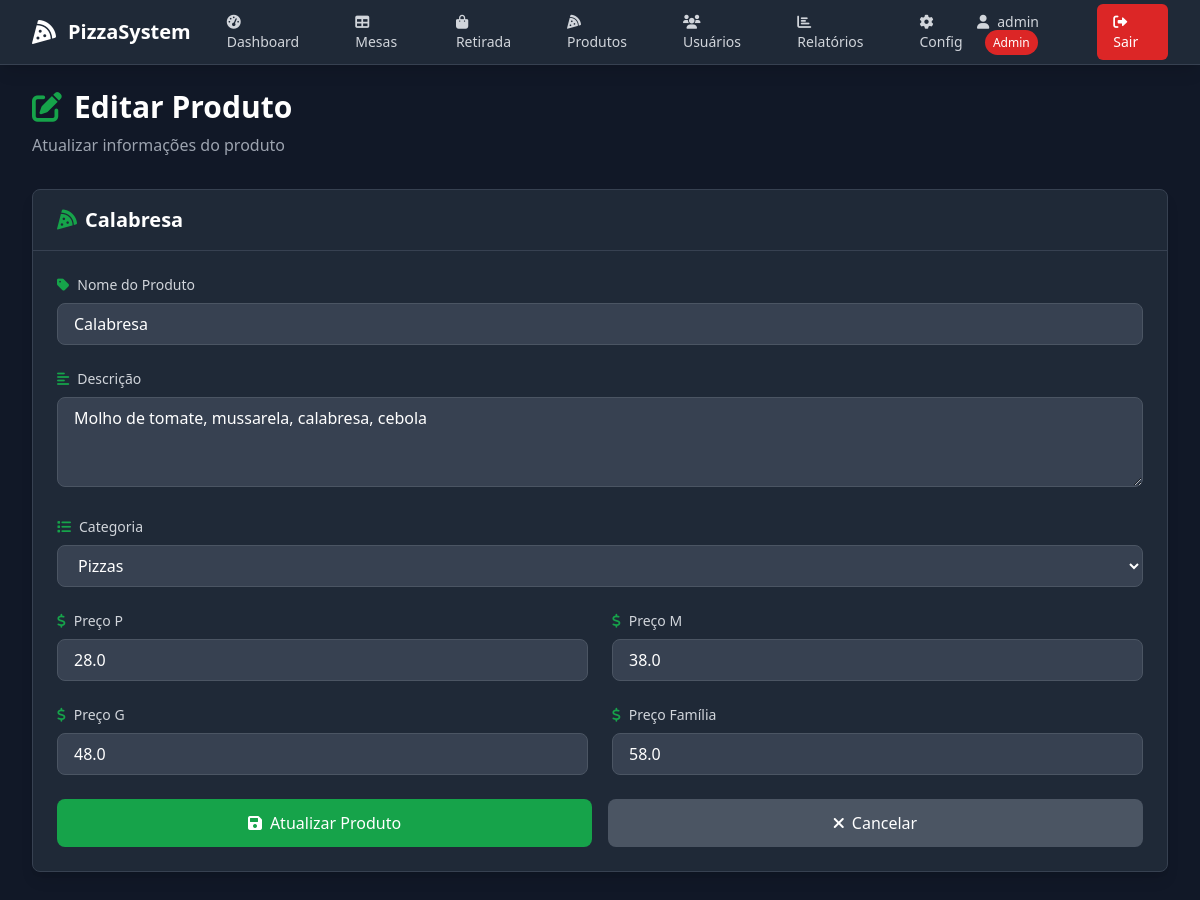
Screenshot of /produtos/editar/2 (signed in) with the database file from the repository.
### tables this page shows
CREATE TABLE configuracoes (
            id INTEGER PRIMARY KEY,
            nome_sistema TEXT DEFAULT 'PizzaSystem',
            logo_sistema TEXT,
            telefone_whatsapp TEXT DEFAULT '5511999999999',
            endereco TEXT,
            updated_at TIMESTAMP DEFAULT CURRENT_TIMESTAMP
        );

CREATE TABLE produtos (
            id INTEGER PRIMARY KEY AUTOINCREMENT,
            nome TEXT NOT NULL,
            descricao TEXT,
            categoria_id INTEGER,
            preco_p REAL,
            preco_m REAL,
            preco_g REAL,
            preco_familia REAL,
            foto TEXT,
            ativo INTEGER DEFAULT 1,
            created_at TIMESTAMP DEFAULT CURRENT_TIMESTAMP,
            FOREIGN KEY (categoria_id) REFERENCES categorias (id)
        );

CREATE TABLE categorias (
            id INTEGER PRIMARY KEY AUTOINCREMENT,
            nome TEXT UNIQUE NOT NULL,
            ativo INTEGER DEFAULT 1
        );

### app.py (the view, shortened to what this page needs)
@app.route('/produtos/editar/<int:produto_id>', methods=['GET', 'POST'])
def editar_produto(produto_id):
    if not verificar_admin():
        flash('Acesso negado!', 'error')
        return redirect(url_for('produtos'))
    config = get_configuracoes()
    conn = sqlite3.connect('pizzaria.db')
    cursor = conn.cursor()
    cursor.execute('''
        SELECT p.id, p.nome, p.descricao, p.categoria_id, c.nome as categoria,
               p.preco_p, p.preco_m, p.preco_g, p.preco_familia, p.ativo
        FROM produtos p
        LEFT JOIN categorias c ON p.categoria_id = c.id
        WHERE p.id = ?
    ''', (produto_id,))
    produto = cursor.fetchone()
    cursor.execute('SELECT id, nome FROM categorias WHERE ativo = 1')
    categorias = cursor.fetchall()
    conn.close()
    if not produto:
        flash('Produto não encontrado!', 'error')
        return redirect(url_for('produtos'))
    return render_template('editar_produto.html', produto=produto, categorias=categorias, config=config)

### app.py (called while the page is built)
def verificar_login():
    if 'user_id' not in session:
        return False
    return True

def verificar_admin():
    if not verificar_login() or session.get('user_tipo') != 'admin':
        return False
    return True

def get_configuracoes():
    conn = sqlite3.connect('pizzaria.db')
    cursor = conn.cursor()
    cursor.execute('SELECT nome_sistema, logo_sistema, telefone_whatsapp FROM configuracoes WHERE id = 1')
    config = cursor.fetchone()
    conn.close()
    if config:
        return {
            'nome_sistema': config[0],
            'logo_sistema': config[1],
            'telefone_whatsapp': config[2]
        }
    return {
        'nome_sistema': 'PizzaSystem',
        'logo_sistema': None,
        'telefone_whatsapp': '5511999999999'
    }

### templates/editar_produto.html (shortened to what this page needs)
{% extends "base.html" %}
{% block content %}
<div class="animate-fade-in">
    <div class="mb-8">
        <h1 class="text-3xl font-bold text-white mb-2">
            <i class="fas fa-edit text-pizza-green mr-3"></i>Editar Produto
        </h1>
        <p class="text-gray-400">Atualizar informações do produto</p>
    </div>
    <div class="bg-gray-800 rounded-lg shadow-lg border border-gray-700">
        <div class="px-6 py-4 border-b border-gray-700">
            <h2 class="text-xl font-semibold text-white">
                <i class="fas fa-pizza-slice mr-2 text-pizza-green"></i>{{ produto[1] }}
            </h2>
        </div>
        <form method="POST" class="p-6">
            <div class="grid grid-cols-1 md:grid-cols-2 gap-6">
                <div class="md:col-span-2">
                    <label class="block text-sm font-medium text-gray-300 mb-2">
                        <i class="fas fa-tag mr-2 text-pizza-green"></i>Nome do Produto
                    </label>
                    <input type="text" name="nome" value="{{ produto[1] }}" required
                           class="w-full border border-gray-600 rounded-lg px-4 py-2 bg-gray-700 text-white focus:ring-2 focus:ring-pizza-green focus:border-pizza-green"
                           placeholder="Ex: Pizza Margherita">
                </div>
                <div class="md:col-span-2">
                    <label class="block text-sm font-medium text-gray-300 mb-2">
                        <i class="fas fa-align-left mr-2 text-pizza-green"></i>Descrição
                    </label>
                    <textarea name="descricao" rows="3"
                              class="w-full border border-gray-600 rounded-lg px-4 py-2 bg-gray-700 text-white focus:ring-2 focus:ring-pizza-green focus:border-pizza-green"
                              placeholder="Descrição detalhada do produto...">{{ produto[2] or '' }}</textarea>
                </div>
                <div class="md:col-span-2">
                    <label class="block text-sm font-medium text-gray-300 mb-2">
                        <i class="fas fa-list mr-2 text-pizza-green"></i>Categoria
                    </label>
                    <select name="categoria_id" required
                            class="w-full border border-gray-600 rounded-lg px-4 py-2 bg-gray-700 text-white focus:ring-2 focus:ring-pizza-green focus:border-pizza-green">
                        {% for categoria in categorias %}
                        <option value="{{ categoria[0] }}" {% if categoria[0] == produto[3] %}selected{% endif %}>
                            {{ categoria[1] }}
                        </option>
                        {% endfor %}
                    </select>
                </div>
                <div>
                    <label class="block text-sm font-medium text-gray-300 mb-2">
                        <i class="fas fa-dollar-sign mr-2 text-pizza-green"></i>Preço P
                    </label>
                    <input type="number" name="preco_p" step="0.01" min="0" value="{{ produto[5] or '' }}"
                           class="w-full border border-gray-600 rounded-lg px-4 py-2 bg-gray-700 text-white focus:ring-2 focus:ring-pizza-green focus:border-pizza-green"
                           placeholder="0.00">
                </div>
                <div>
                    <label class="block text-sm font-medium text-gray-300 mb-2">
                        <i class="fas fa-dollar-sign mr-2 text-pizza-green"></i>Preço M
                    </label>
                    <input type="number" name="preco_m" step="0.01" min="0" value="{{ produto[6] or '' }}"
                           class="w-full border border-gray-600 rounded-lg px-4 py-2 bg-gray-700 text-white focus:ring-2 focus:ring-pizza-green focus:border-pizza-green"
                           placeholder="0.00">
                </div>
                <div>
                    <label class="block text-sm font-medium text-gray-300 mb-2">
                        <i class="fas fa-dollar-sign mr-2 text-pizza-green"></i>Preço G
                    </label>
                    <input type="number" name="preco_g" step="0.01" min="0" value="{{ produto[7] or '' }}"
                           class="w-full border border-gray-600 rounded-lg px-4 py-2 bg-gray-700 text-white focus:ring-2 focus:ring-pizza-green focus:border-pizza-green"
                           placeholder="0.00">
                </div>
                <div>
                    <label class="block text-sm font-medium text-gray-300 mb-2">
                        <i class="fas fa-dollar-sign mr-2 text-pizza-green"></i>Preço Família
                    </label>
                    <input type="number" name="preco_familia" step="0.01" min="0" value="{{ produto[8] or '' }}"
                           class="w-full border border-gray-600 rounded-lg px-4 py-2 bg-gray-700 text-white focus:ring-2 focus:ring-pizza-green focus:border-pizza-green"
                           placeholder="0.00">
                </div>
            </div>
            <div class="mt-6 flex space-x-4">
                <button type="submit"
                        class="flex-1 bg-pizza-green hover:bg-pizza-dark-green text-white px-6 py-3 rounded-lg font-medium transition-colors">
                    <i class="fas fa-save mr-2"></i>Atualizar Produto
                </button>
                <a href="{{ url_for('produtos') }}"
                   class="flex-1 bg-gray-600 hover:bg-gray-700 text-white px-6 py-3 rounded-lg font-medium transition-colors text-center">
                    <i class="fas fa-times mr-2"></i>Cancelar
                </a>
            </div>
        </form>
    </div>
</div>
{% endblock %}

### templates/base.html (shortened to what this page needs)
<!DOCTYPE html>
<html lang="pt-BR">
<head>
    <script src="https://cdn.tailwindcss.com"></script>
    <link href="https://cdnjs.cloudflare.com/ajax/libs/font-awesome/6.0.0/css/all.min.css" rel="stylesheet">
</head>
<body class="bg-gray-900 min-h-screen text-gray-100">
    {% if session.user_id %}
    <nav class="bg-gray-800 shadow-lg sticky top-0 z-50 border-b border-gray-700">
        <div class="max-w-7xl mx-auto px-4 sm:px-6 lg:px-8">
            <div class="flex justify-between h-16">
                <div class="flex items-center">
                    <div class="flex-shrink-0 flex items-center">
                        <i class="fas fa-pizza-slice text-white text-2xl mr-3"></i>
                        <h1 class="text-white text-xl font-bold">{{ config.nome_sistema if config else 'PizzaSystem' }}</h1>
                    </div>
                    <div class="hidden md:ml-6 md:flex md:space-x-8">
                        <a href="{{ url_for('dashboard') }}" class="text-gray-300 hover:text-pizza-green px-3 py-2 rounded-md text-sm font-medium transition-colors">
                            <i class="fas fa-tachometer-alt mr-2"></i>Dashboard
                        </a>
                        {% if session.user_tipo in ['admin', 'garcom'] %}
                        <a href="{{ url_for('mesas') }}" class="text-gray-300 hover:text-pizza-green px-3 py-2 rounded-md text-sm font-medium transition-colors">
                            <i class="fas fa-table mr-2"></i>Mesas
                        </a>
                        {% endif %}
                        <a href="{{ url_for('retirada') }}" class="text-gray-300 hover:text-pizza-green px-3 py-2 rounded-md text-sm font-medium transition-colors">
                            <i class="fas fa-shopping-bag mr-2"></i>Retirada
                        </a>
                        {% if session.user_tipo == 'admin' %}
                        <a href="{{ url_for('produtos') }}" class="text-gray-300 hover:text-pizza-green px-3 py-2 rounded-md text-sm font-medium transition-colors">
                            <i class="fas fa-pizza-slice mr-2"></i>Produtos
                        </a>
                        <a href="{{ url_for('usuarios') }}" class="text-gray-300 hover:text-pizza-green px-3 py-2 rounded-md text-sm font-medium transition-colors">
                            <i class="fas fa-users mr-2"></i>Usuários
                        </a>
                        <a href="{{ url_for('relatorios') }}" class="text-gray-300 hover:text-pizza-green px-3 py-2 rounded-md text-sm font-medium transition-colors">
                            <i class="fas fa-chart-bar mr-2"></i>Relatórios
                        </a>
                        <a href="{{ url_for('configuracoes') }}" class="text-gray-300 hover:text-pizza-green px-3 py-2 rounded-md text-sm font-medium transition-colors">
                            <i class="fas fa-cog mr-2"></i>Config
                        </a>
                        {% endif %}
                    </div>
                </div>
                <div class="flex items-center space-x-4">
                    <span class="text-gray-300 text-sm">
                        <i class="fas fa-user mr-2"></i>{{ session.username }}
                        {% if session.user_tipo == 'admin' %}
                        <span class="bg-red-600 text-white px-2 py-1 rounded-full text-xs ml-2">Admin</span>
                        {% elif session.user_tipo == 'garcom' %}
                        <span class="bg-blue-600 text-white px-2 py-1 rounded-full text-xs ml-2">Garçom</span>
                        {% else %}
                        <span class="bg-green-600 text-white px-2 py-1 rounded-full text-xs ml-2">Atendente</span>
                        {% endif %}
                    </span>
                    <a href="{{ url_for('logout') }}" class="bg-red-600 hover:bg-red-700 text-white px-4 py-2 rounded-md text-sm font-medium transition-colors">
                        <i class="fas fa-sign-out-alt mr-2"></i>Sair
                    </a>
                </div>
            </div>
        </div>
    </nav>
    {% endif %}
    <main class="max-w-7xl mx-auto py-6 px-4 sm:px-6 lg:px-8 min-h-screen">
        {% block content %}{% endblock %}
    </main>
</body>
</html>

### templates/base.html (style rules this page uses)
.animate-fade-in { animation: fadeIn 0.5s ease-in; }
body { background-color: #111827; color: #f9fafb; }

### rows the page displays
configuracoes: nome_sistema "PizzaSystem"
produtos: nome "Calabresa", descricao "Molho de tomate, mussarela, calabresa, cebola", categoria_id "Pizzas", preco_p "28.0", preco_m "38.0", preco_g "48.0", preco_familia "58.0"

### other values shown
{{ session.username }} "admin"
